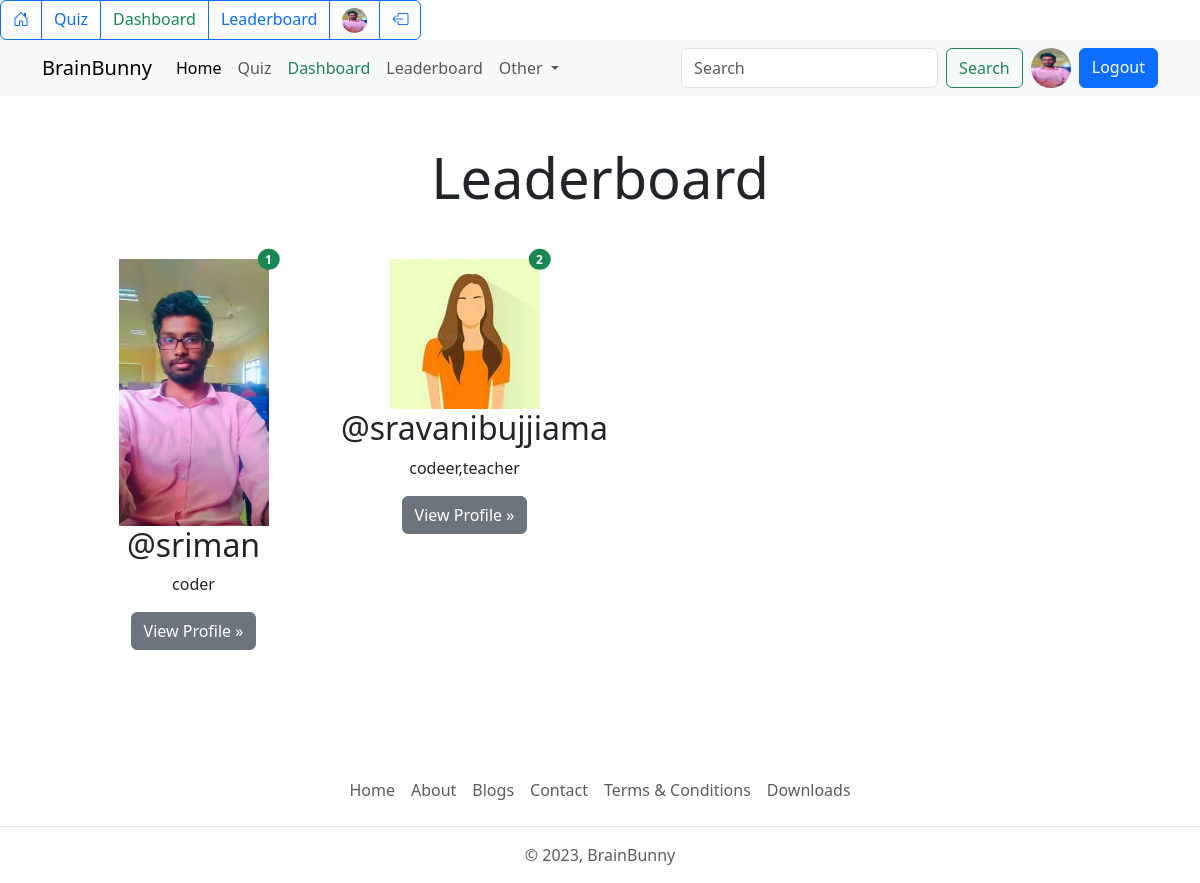
/leaderboard (signed in), run on the app's committed database.
### account/models.py (models this page shows, shortened)
class Profile(models.Model):
    user = models.OneToOneField(User, on_delete=models.CASCADE, null=True, verbose_name='User Object') #verbose_name
    bio = models.TextField(blank=True, null=True)
    profile_img = models.ImageField(upload_to='profile_images', default='user.png', blank=True, null=True, verbose_name='Profile Pic')
    location = models.CharField(max_length=100, blank=True, null=True)
    GENDER = (
        ('Male', 'Male'),
        ('Female', 'Female'),
        ('Other', 'Other'),
    )
    gender = models.CharField(max_length=6, choices=GENDER, blank=True, null=True)

### quiz/models.py (models this page shows, shortened)
class UserRank(models.Model):
    user = models.OneToOneField(User, on_delete=models.CASCADE)
    rank = models.IntegerField(null=True, blank=True)
    total_score = models.IntegerField(null=True, blank=True)

### base/views.py (the view)
# urls.py: path('leaderboard', views.leaderboard_view, name='leaderboard'),
@login_required(login_url="login")
def leaderboard_view(request):
    leaderboard_users = UserRank.objects.order_by('rank')
    context = {"leaderboard_users": leaderboard_users}
    return render(request, "leaderboard.html", context)

### base/templates/leaderboard.html (shortened to what this page needs)
{% extends 'index.html' %}
{% block content %}
<div class="container text-center">
    <h1 class="display-4 text-center my-5">Leaderboard</h1>
    <div class="row row-cols-sm-1 row-cols-md-2 row-cols-lg-3 row-cols-xl-4 mx-3">
        {% if leaderboard_users|length == 0 %}
        <div class="col-lg-4 position-relative mb-4">
            <h4 class="text-center text-danger">No User Available on Leaderboard!!</h4>
        </div>
        {% else %}
        {% for rank in leaderboard_users %}
        <div class="col-lg-4 position-relative mb-4">
            <img src="{{rank.user.profile.profile_img.url}}" class="img-fluid" width="150" height="150" alt="user-profile">
            <span class="position-absolute top-0 start-90 translate-middle badge rounded-pill bg-success">{{forloop.counter}}</span>
            <h2 class="fw-normal">@{{rank.user.username}}</h2>
            <p>{{rank.user.profile.bio|truncatewords:5}}</p>
            <p><a class="btn btn-secondary" href="{% url 'profile' rank.user.username  %}">View Profile »</a></p>
        </div>
        {% endfor %}
        {% endif %}
    </div>
</div>
{% endblock content %}

### base/templates/components/navbar.html (shortened to what this page needs)
    <div class="btn-group" role="group" aria-label="Basic outlined example">
        <a href="{% url 'home' %}" class="btn btn-outline-primary"><i class="bi bi-house-door"></i></a>
        <a href="{% url 'all_quiz' %}" class="btn btn-outline-primary">Quiz</a>
        {% if request.user.is_superuser %}
        <a href="{% url 'dashboard' %}" class="btn btn-outline-primary text-success">Dashboard</a>
        {% endif %}
        <a href="{% url 'leaderboard' %}" class="btn btn-outline-primary">Leaderboard</a>
        {% if request.user.is_authenticated %}
        <a href="{% url 'profile' request.user.username %}" class="btn btn-outline-primary">
            <img src="{{request.user.profile.profile_img.url}}" class="rounded-circle" width="25" height="25" alt="profile_img">
        </a>
        <a href="{% url 'logout' %}" class="btn btn-outline-primary"><i class="bi bi-box-arrow-left"></i></a>
        {% else %}
        <a href="{% url 'login' %}" class="btn btn-outline-primary"><i class="bi bi-box-arrow-right"></i></a>
        {% endif %}
    </div>
<nav class="navbar navbar-expand-lg bg-body-tertiary d-none d-lg-block">
    <div class="container">
        <a class="navbar-brand" href="{% url 'home' %}">BrainBunny</a>
        <div class="collapse navbar-collapse" id="navbarSupportedContent">
            <ul class="navbar-nav me-auto mb-2 mb-lg-0">
                <li class="nav-item">
                    <a class="nav-link active" aria-current="page" href="{% url 'home' %}">Home</a>
                </li>
                <li class="nav-item">
                    <a class="nav-link" href="{% url 'all_quiz' %}">Quiz</a>
                </li>
                {% if request.user.is_superuser %}
                <li class="nav-item">
                    <a class="nav-link text-success" href="{% url 'dashboard' %}">Dashboard</a>
                </li>
                {% endif %}
                <li class="nav-item">
                    <a class="nav-link" href="{% url 'leaderboard' %}">Leaderboard</a>
                </li>
                <li class="nav-item dropdown">
                    <a class="nav-link dropdown-toggle" href="#" role="button" data-bs-toggle="dropdown"
                        aria-expanded="false">
                        Other
                    </a>
                </li>
            </ul>
            <form class="d-flex" role="search" action="{% url 'search_users' %}">
                <input class="form-control me-2" type="search" name="q" placeholder="Search" aria-label="Search">
                <button class="btn btn-outline-success" type="submit">Search</button>
                {% if request.user.is_authenticated %}
                <a href="{% url 'profile' request.user.username %}" data-bs-toggle="tooltip" data-bs-placement="bottom" data-bs-title="@{{request.user.username}}" class="mx-2">
                    <img src="{{request.user.profile.profile_img.url}}" class="rounded-circle" width="40" height="40" alt="profile_img">
                </a>
                <a href="{% url 'logout' %}" class="btn btn-primary">Logout</a>
                {% else %}
                <a href="{% url 'login' %}" class="btn btn-primary ms-2">Login</a>
                {% endif %}
            </form>
        </div>
    </div>
</nav>

### data on the page
UserRank: user.profile.profile_img (picture), user.username "sriman", user.profile.bio "coder"
UserRank: user.profile.profile_img (picture), user.username "sravanibujjiama", user.profile.bio "codeer,teacher"
